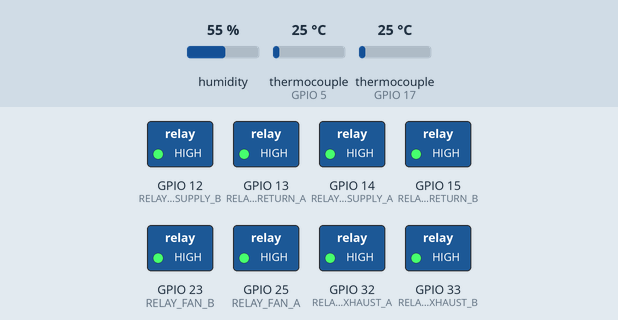
The sketch below on a simulated ESP32. Parts: switched loads named in the sketch (green lamp = pin HIGH). The inputs (shaded band) are chosen by the test bench; at power-on: thermocouple (sensors on GPIO 5, GPIO 17) 25 °C, humidity 55 %. Pins used as bus, display or sensor lines are not drawn; what the sketch prints to the serial monitor is not drawn.

Above: at 0.1 s.
At 3.2 s:
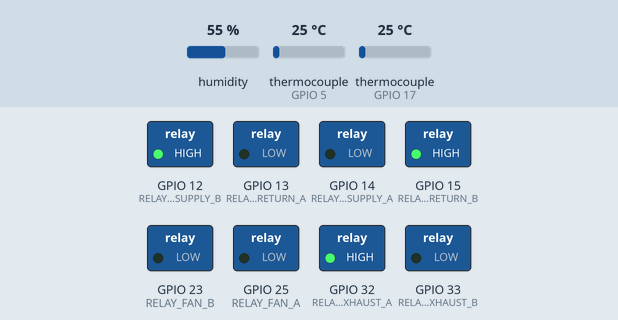
3.3 s: thermocouple (sensor on GPIO 5) set to 225 °C
At 6.4 s:
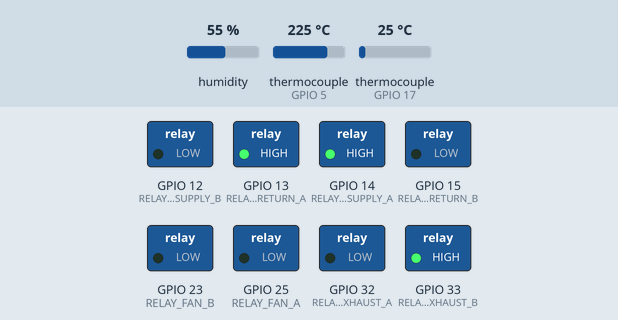
Timing chart, 0 to 21.2 s (numbered marks = the images above; inputs shaded):
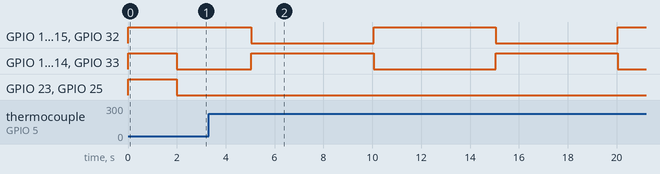

The sketch:

twin_tower_dryer.ino
```cpp
// ================================================================
//  TWIN TOWER DESICCANT DRYER — ESP32 Sketch
//  -----------------------------------------------
//  This is a CODE STRUCTURE / SKELETON — not a fully working sketch yet.
//  It shows you the shape of the program and what each piece does.
//  Fill in the sections marked with TODO as you build and test.
//
//  Required libraries (install via Arduino IDE → Sketch → Library Manager):
//    - Adafruit SHT31 Library
//    - max6675 by Adafruit
//    - WiFi (built into ESP32 board package)
// ================================================================

#include <Wire.h>                // Enables I2C communication (for SHT31 sensors)
#include <SPI.h>                 // Enables SPI communication (for MAX6675 thermocouples)
#include <Adafruit_SHT31.h>      // Driver for the SHT31 humidity sensors
#include <max6675.h>             // Driver for the MAX6675 thermocouple modules


// ================================================================
//  SECTION 1 — PIN DEFINITIONS
//  -----------------------------------------------
//  Giving names to pin numbers makes the code readable.
//  Instead of writing "digitalWrite(26, HIGH)" everywhere,
//  you write "digitalWrite(SSR_A, HIGH)" which actually tells
//  you what it does.
// ================================================================

// Heaters — controlled via SSR (Solid State Relay)
// HIGH = heater ON, LOW = heater OFF
#define SSR_A         26    // Tower A heater
#define SSR_B         27    // Tower B heater

// Relay module pins — ACTIVE LOW, 8 channels total
// LOW signal = relay ON = valve OPEN or fan ON
// HIGH signal = relay OFF = valve CLOSED or fan OFF
// Valves are normally-closed (NC): unpowered = closed = safe default
//
// Channel layout (relay board left→right):
//   Ch1  Ch2  Ch3  Ch4  Ch5  Ch6  Ch7  Ch8
#define RELAY_VALVE_SUPPLY_A  14   // 2-way NC valve: dry box air → Tower A
#define RELAY_VALVE_SUPPLY_B  12   // 2-way NC valve: dry box air → Tower B
#define RELAY_VALVE_RETURN_A  13   // 2-way NC valve: Tower A output → dry box
#define RELAY_VALVE_RETURN_B  15   // 2-way NC valve: Tower B output → dry box
#define RELAY_EXHAUST_A       32   // 2-way NC valve: Tower A regen exhaust → room
#define RELAY_EXHAUST_B       33   // 2-way NC valve: Tower B regen exhaust → room
#define RELAY_FAN_A           25   // Tower A fan — runs during drying AND regen
#define RELAY_FAN_B           23   // Tower B fan — runs during drying AND regen

// SPI pins for MAX6675 thermocouple modules
// SCK and MISO are shared between both sensors
// Each sensor gets its own CS (Chip Select) pin
#define THERMO_SCK     18
#define THERMO_MISO    19
#define THERMO_CS_A     5    // Selects Tower A thermocouple
#define THERMO_CS_B    17    // Selects Tower B thermocouple


// ================================================================
//  SECTION 2 — SETTINGS
//  -----------------------------------------------
//  These are the values you'll tune over time based on real-world
//  testing. Keeping them here at the top (instead of buried in
//  the code) means you only have to change them in one place.
// ================================================================

#define HUMIDITY_SWITCH_RH     20.0   // %RH — when active tower output exceeds this,
                                       // switch to the other tower
#define REGEN_TARGET_TEMP     180.0   // °C — heat the tower to this during regeneration
                                       // Activated alumina releases moisture ~150-200°C
#define REGEN_COOLDOWN_TEMP    50.0   // °C — tower must cool to this before switching
                                       // back online (hot alumina would immediately re-adsorb)
#define REGEN_TIMEOUT_MS    3600000   // 1 hour max regen time — safety shutoff
                                       // if something goes wrong and it won't cool down
#define SENSOR_READ_INTERVAL   5000   // Read sensors every 5 seconds (milliseconds)


// ================================================================
//  SECTION 3 — GLOBAL STATE
//  -----------------------------------------------
//  "State" is the current condition of the system.
//  The ESP32 needs to know which tower is drying right now
//  so it knows what to do when sensors trigger a switch.
//
//  An "enum" (enumeration) is just a named list of possible states.
//  It's cleaner than using numbers like 0 and 1.
// ================================================================

enum SystemState {
  TOWER_A_DRYING,   // Tower A is the active dryer; Tower B is regenerating or on standby
  TOWER_B_DRYING    // Tower B is the active dryer; Tower A is regenerating or on standby
};

SystemState currentState = TOWER_A_DRYING;   // Start with Tower A
bool regenComplete_A = false;                 // Has Tower A finished its last regen cycle?
bool regenComplete_B = false;                 // Has Tower B finished its last regen cycle?
bool heatingComplete_A = false;               // Has Tower A reached regen target temp (heater locked off)?
bool heatingComplete_B = false;               // Has Tower B reached regen target temp (heater locked off)?
unsigned long regenStartTime = 0;             // When did the current regen cycle begin?
unsigned long lastSensorRead  = 0;            // Tracks the last time we read sensors


// ================================================================
//  SECTION 4 — SENSOR OBJECTS
//  -----------------------------------------------
//  These lines create "objects" — think of them as representing
//  the physical sensors. You call functions on them to get readings.
//  The numbers (0x44, 0x45) are the I2C addresses that differentiate
//  the two SHT31 sensors on the same bus.
// ================================================================

Adafruit_SHT31 sht31_return = Adafruit_SHT31();   // Sensor on dry box RETURN air (0x44)
Adafruit_SHT31 sht31_output = Adafruit_SHT31();   // Sensor on active tower OUTPUT (0x45)

MAX6675 thermo_a(THERMO_SCK, THERMO_CS_A, THERMO_MISO);   // Tower A thermocouple
MAX6675 thermo_b(THERMO_SCK, THERMO_CS_B, THERMO_MISO);   // Tower B thermocouple


// ================================================================
//  SECTION 5 — SETUP
//  -----------------------------------------------
//  Runs ONCE when the ESP32 powers on or resets.
//  Use this to initialize everything into a known safe state
//  before the main loop starts running.
// ================================================================

void setup() {
  // Start the serial monitor so you can see debug messages
  // on your computer (Tools → Serial Monitor in Arduino IDE)
  Serial.begin(115200);
  Serial.println("== Twin Tower Desiccant Dryer Booting ==");

  // Tell the ESP32 that these pins are OUTPUT pins
  // (sending signals OUT, not reading signals IN)
  pinMode(SSR_A, OUTPUT);
  pinMode(SSR_B, OUTPUT);
  pinMode(RELAY_VALVE_SUPPLY_A, OUTPUT);
  pinMode(RELAY_VALVE_SUPPLY_B, OUTPUT);
  pinMode(RELAY_VALVE_RETURN_A, OUTPUT);
  pinMode(RELAY_VALVE_RETURN_B, OUTPUT);
  pinMode(RELAY_EXHAUST_A,      OUTPUT);
  pinMode(RELAY_EXHAUST_B,      OUTPUT);
  pinMode(RELAY_FAN_A,          OUTPUT);
  pinMode(RELAY_FAN_B,          OUTPUT);

  // SAFETY FIRST: Put everything into a known OFF state
  // This prevents random pin states on boot from briefly
  // firing a heater or opening the wrong valve
  allOff();

  // Initialize the humidity sensors
  // If a sensor fails to start, print an error but keep going
  if (!sht31_return.begin(0x44)) {
    Serial.println("ERROR: SHT31 #1 (return air) not found — check wiring!");
  }
  if (!sht31_output.begin(0x45)) {
    Serial.println("ERROR: SHT31 #2 (tower output) not found — check wiring!");
  }

  // Short delay to let everything stabilize before starting
  delay(2000);

  // Begin normal operation with Tower A drying
  Serial.println("Starting: Tower A drying, Tower B standby");
  activateTowerA_Drying();
}


// ================================================================
//  SECTION 6 — MAIN LOOP
//  -----------------------------------------------
//  This runs OVER AND OVER FOREVER after setup() finishes.
//  Think of it as the heartbeat of the system.
//  Every 5 seconds it reads sensors, checks conditions,
//  and decides if anything needs to change.
// ================================================================

void loop() {
  unsigned long now = millis();   // millis() = milliseconds since boot

  // Only run sensor checks at the defined interval
  // This avoids hammering the sensors with constant reads
  if (now - lastSensorRead >= SENSOR_READ_INTERVAL) {
    lastSensorRead = now;

    // ── Read all sensors ─────────────────────────────────────────
    float returnRH  = sht31_return.readHumidity();     // Incoming air from dry boxes
    float outputRH  = sht31_output.readHumidity();     // Air coming out of active tower
    float tempA     = thermo_a.readCelsius();           // Tower A internal temp
    float tempB     = thermo_b.readCelsius();           // Tower B internal temp

    // Print status so you can monitor from your computer
    printStatus(returnRH, outputRH, tempA, tempB);

    // ── Decision logic ───────────────────────────────────────────
    // If the active tower's output humidity is too high, it's saturated
    // and we need to switch to the other tower

    if (currentState == TOWER_A_DRYING) {

      // Check if Tower A needs to be swapped out
      if (outputRH > HUMIDITY_SWITCH_RH) {
        Serial.println("Tower A saturated — switching to Tower B");
        switchToTowerB();
      }

      // Meanwhile, manage Tower B's regeneration (if it's currently heating)
      manageTowerRegen(SSR_B, tempB, regenComplete_B, heatingComplete_B);

    } else {  // TOWER_B_DRYING

      // Check if Tower B needs to be swapped out
      if (outputRH > HUMIDITY_SWITCH_RH) {
        Serial.println("Tower B saturated — switching to Tower A");
        switchToTowerA();
      }

      // Meanwhile, manage Tower A's regeneration
      manageTowerRegen(SSR_A, tempA, regenComplete_A, heatingComplete_A);
    }

    // Safety: Check regen timeout — if a tower has been heating
    // for longer than REGEN_TIMEOUT_MS, something is wrong
    if (now - regenStartTime > REGEN_TIMEOUT_MS) {
      Serial.println("WARNING: Regen timeout! Shutting down heaters.");
      digitalWrite(SSR_A, LOW);
      digitalWrite(SSR_B, LOW);
    }
  }
}


// ================================================================
//  SECTION 7 — SWITCHING FUNCTIONS
//  -----------------------------------------------
//  These functions flip the system from one tower to the other.
//  ORDER MATTERS here — always shut down the outgoing tower
//  before redirecting airflow, to avoid pressure spikes or
//  mixing humid regen air into the dry box supply.
// ================================================================

void activateTowerA_Drying() {
  // Tower A drying: open supply/return path to Tower A, fan A on
  digitalWrite(RELAY_VALVE_SUPPLY_A, LOW);   // Supply A OPEN — dry box air enters Tower A
  digitalWrite(RELAY_VALVE_SUPPLY_B, HIGH);  // Supply B CLOSED — Tower B isolated
  digitalWrite(RELAY_VALVE_RETURN_A, LOW);   // Return A OPEN — dried air exits to dry box
  digitalWrite(RELAY_VALVE_RETURN_B, HIGH);  // Return B CLOSED
  digitalWrite(RELAY_EXHAUST_A, HIGH);       // Exhaust A CLOSED — Tower A not exhausting
  digitalWrite(RELAY_FAN_A, LOW);            // Fan A ON

  // Tower B regenerating: exhaust open, fan on, heater managed by manageTowerRegen()
  digitalWrite(RELAY_EXHAUST_B, LOW);        // Exhaust B OPEN — regen moisture exits to room
  digitalWrite(RELAY_FAN_B, LOW);            // Fan B ON — pushes air through heater and out exhaust
  regenStartTime = millis();
  regenComplete_B = false;
  heatingComplete_B = false;

  currentState = TOWER_A_DRYING;
}

void switchToTowerB() {
  // Step 1: Stop Tower A fan briefly to avoid pressure spike during valve transition
  digitalWrite(RELAY_FAN_A, HIGH);

  // Step 2: Close Tower A supply/return, open Tower B supply/return
  digitalWrite(RELAY_VALVE_SUPPLY_A, HIGH);  // Supply A CLOSED
  digitalWrite(RELAY_VALVE_RETURN_A, HIGH);  // Return A CLOSED
  digitalWrite(RELAY_VALVE_SUPPLY_B, LOW);   // Supply B OPEN — dry box air enters Tower B
  digitalWrite(RELAY_VALVE_RETURN_B, LOW);   // Return B OPEN — dried air exits to dry box

  // Step 3: Tower B was regenerating — close exhaust and ensure heater is off
  digitalWrite(RELAY_EXHAUST_B, HIGH);       // Exhaust B CLOSED
  digitalWrite(SSR_B, LOW);                  // Heater B OFF (manageTowerRegen locks it, but be explicit)

  // Step 4: Fan B was already running for regen; it continues for drying — no change needed

  // Step 5: Start regenerating Tower A
  digitalWrite(RELAY_EXHAUST_A, LOW);        // Exhaust A OPEN — regen moisture exits to room
  digitalWrite(RELAY_FAN_A, LOW);            // Fan A ON — pushes air through heater and out exhaust
  regenStartTime = millis();
  regenComplete_A = false;
  heatingComplete_A = false;

  currentState = TOWER_B_DRYING;
}

void switchToTowerA() {
  // Mirror of switchToTowerB() — same logic, opposite tower
  // Step 1: Stop Tower B fan briefly
  digitalWrite(RELAY_FAN_B, HIGH);

  // Step 2: Close Tower B supply/return, open Tower A supply/return
  digitalWrite(RELAY_VALVE_SUPPLY_B, HIGH);  // Supply B CLOSED
  digitalWrite(RELAY_VALVE_RETURN_B, HIGH);  // Return B CLOSED
  digitalWrite(RELAY_VALVE_SUPPLY_A, LOW);   // Supply A OPEN
  digitalWrite(RELAY_VALVE_RETURN_A, LOW);   // Return A OPEN

  // Step 3: Tower A was regenerating — close exhaust and ensure heater is off
  digitalWrite(RELAY_EXHAUST_A, HIGH);       // Exhaust A CLOSED
  digitalWrite(SSR_A, LOW);                  // Heater A OFF

  // Step 4: Fan A was already running for regen; it continues for drying — no change needed

  // Step 5: Start regenerating Tower B
  digitalWrite(RELAY_EXHAUST_B, LOW);        // Exhaust B OPEN
  digitalWrite(RELAY_FAN_B, LOW);            // Fan B ON — regen
  regenStartTime = millis();
  regenComplete_B = false;
  heatingComplete_B = false;
  currentState = TOWER_A_DRYING;
}


// ================================================================
//  SECTION 8 — REGENERATION MANAGEMENT
//  -----------------------------------------------
//  This function runs every loop cycle for whichever tower
//  is currently regenerating. It controls the heater:
//    - If below target temp: heater ON
//    - If at or above target temp: heater OFF, let it cool
//    - Once cool enough: mark regen as complete
// ================================================================

void manageTowerRegen(int ssrPin, float currentTemp, bool &regenDone, bool &heatingDone) {
  if (regenDone) return;   // Nothing to do if this tower already finished

  if (!heatingDone) {
    if (currentTemp < REGEN_TARGET_TEMP) {
      digitalWrite(ssrPin, HIGH);   // Heater ON — still climbing to target
    } else {
      digitalWrite(ssrPin, LOW);    // Hit target temp — heater OFF, lock it out
      heatingDone = true;
      Serial.println("Regen target reached, heater off, cooling down...");
    }
  } else {
    // Heater is locked off — just waiting for the tower to cool
    // (Hot alumina re-adsorbs moisture almost immediately if switched back in early)
    if (currentTemp < REGEN_COOLDOWN_TEMP) {
      regenDone = true;
      Serial.println("Tower cooled — regen complete, ready to swap back in.");
    }
  }
}


// ================================================================
//  SECTION 9 — SAFETY: ALL OFF
//  -----------------------------------------------
//  Shuts everything down cleanly.
//  Called on boot and can be called any time something goes wrong.
//  The relay module is active LOW, so HIGH = relay off = device off.
//  SSRs are active HIGH, so LOW = heater off.
// ================================================================

void allOff() {
  digitalWrite(SSR_A, LOW);                  // Heaters OFF (active HIGH)
  digitalWrite(SSR_B, LOW);
  digitalWrite(RELAY_VALVE_SUPPLY_A, HIGH);  // All valves CLOSED (active LOW, HIGH = off)
  digitalWrite(RELAY_VALVE_SUPPLY_B, HIGH);
  digitalWrite(RELAY_VALVE_RETURN_A, HIGH);
  digitalWrite(RELAY_VALVE_RETURN_B, HIGH);
  digitalWrite(RELAY_EXHAUST_A,      HIGH);
  digitalWrite(RELAY_EXHAUST_B,      HIGH);
  digitalWrite(RELAY_FAN_A,          HIGH);  // Fans OFF
  digitalWrite(RELAY_FAN_B,          HIGH);
}


// ================================================================
//  SECTION 10 — STATUS PRINTING
//  -----------------------------------------------
//  Formats sensor data into a readable line in the Serial Monitor.
//  This is your window into what the system is doing while it runs.
//  You'll use this constantly during testing and calibration.
// ================================================================

void printStatus(float rh_return, float rh_out, float tA, float tB) {
  Serial.print("STATE: ");
  Serial.print(currentState == TOWER_A_DRYING ? "A-DRYING" : "B-DRYING");
  Serial.print(" | Return RH: ");   Serial.print(rh_return, 1); Serial.print("%");
  Serial.print(" | Output RH: ");   Serial.print(rh_out, 1);    Serial.print("%");
  Serial.print(" | Temp A: ");      Serial.print(tA, 1);        Serial.print("C");
  Serial.print(" | Temp B: ");      Serial.print(tB, 1);        Serial.println("C");
}


// ================================================================
//  TODO LIST — what to build next
// ================================================================
//
//  PHASE 1 (prototype, one tower):
//    [ ] Wire up one SSR, one PTC heater, one thermocouple
//    [ ] Test that manageTowerRegen() heats and cuts off correctly
//    [ ] Verify the container can handle the heat (check for warping)
//
//  PHASE 2 (add humidity sensing):
//    [ ] Wire both SHT31 sensors
//    [ ] Confirm you're reading correct values from each address
//    [ ] Tune HUMIDITY_SWITCH_RH for your filament type
//
//  PHASE 3 (full switching):
//    [ ] Add relay module, fans, and valves
//    [ ] Test switchToTowerB() and switchToTowerA() manually
//        by forcing the switch in code (comment out the RH check)
//    [ ] Let it run a full auto cycle
//
//  PHASE 4 (WiFi monitoring):
//    [ ] Add a simple web server on the ESP32 to show a status page
//    [ ] Log sensor data over time to catch patterns
//
// ================================================================
```

Measured:
- by itself, GPIO 12 (RELAY_VALVE_SUPPLY_B), GPIO 13 (RELAY_VALVE_RETURN_A), GPIO 14 (RELAY_VALVE_SUPPLY_A), GPIO 15 (RELAY_VALVE_RETURN_B), GPIO 32 (RELAY_EXHAUST_A), GPIO 33 (RELAY_EXHAUST_B): alternates HIGH for 5.0 s and LOW for 5.0 s
